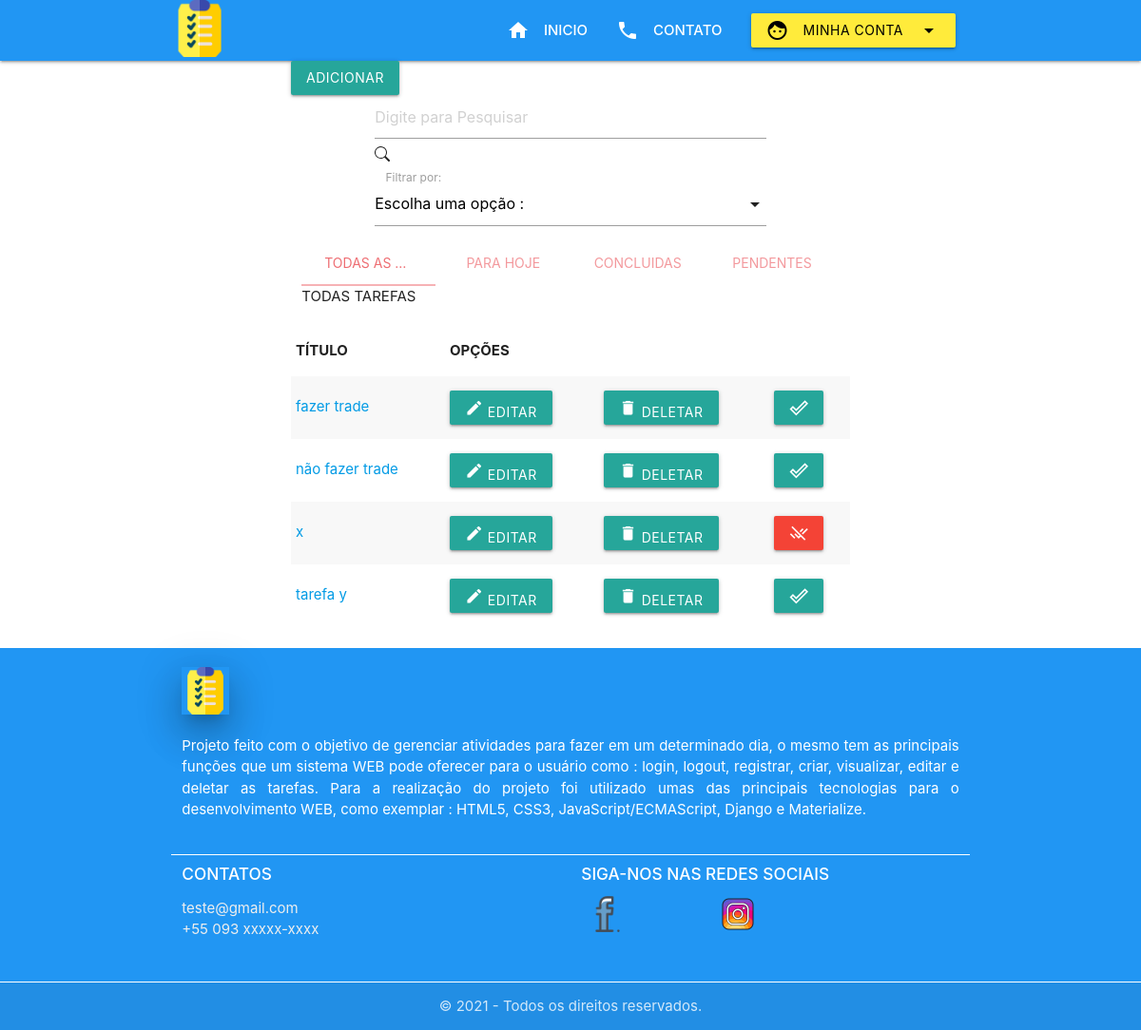
Page / (signed in) on the earlier database version.
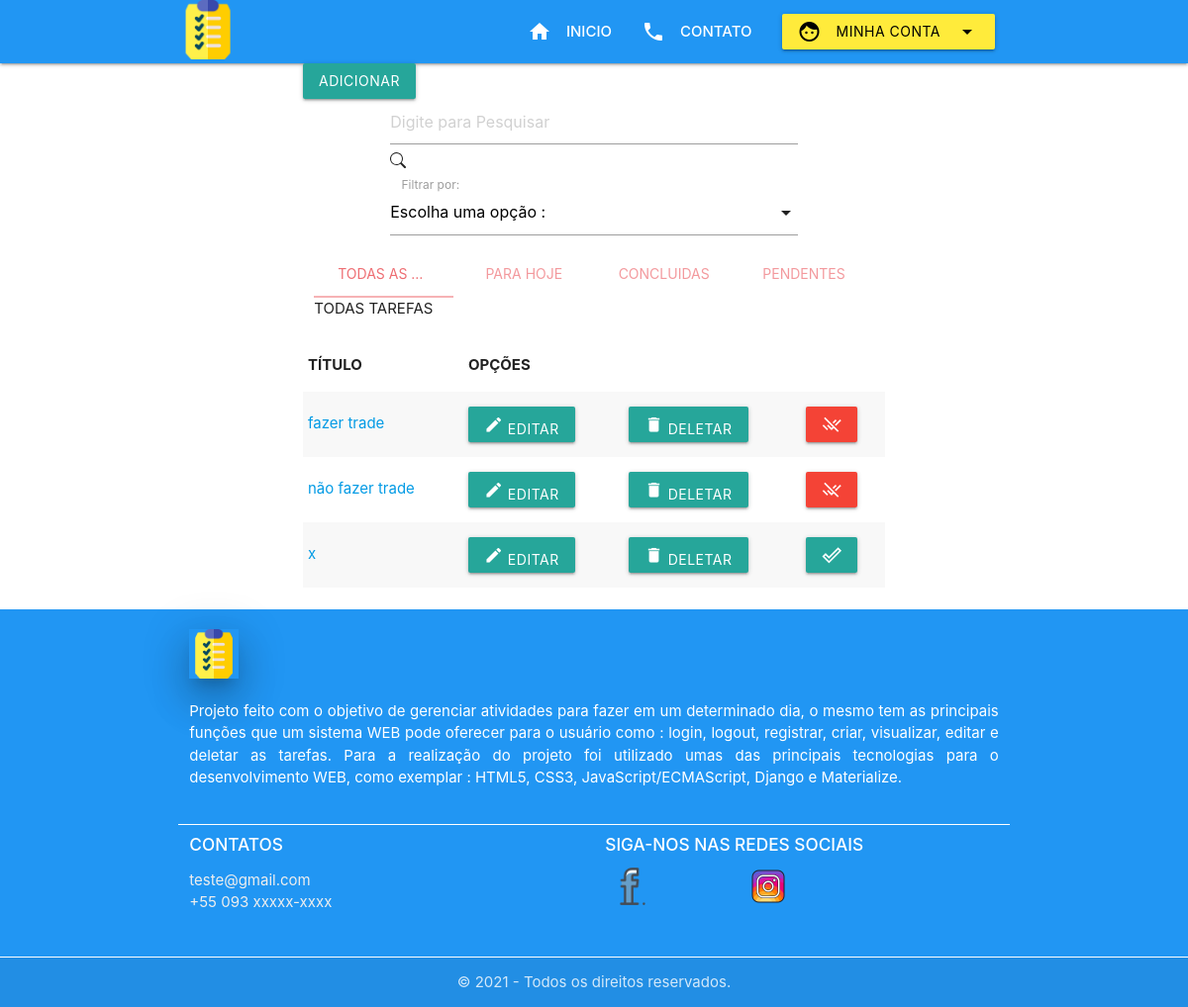
Same page on the later database version.
### tasks/models.py (models this page shows, shortened)
class Task(models.Model):
    title = models.CharField(max_length=255)#charfield é recomendado para trechos pequenos (titulo)
    description = models.TextField()#recomendado para textos grades
    status = models.CharField(max_length=5, #aqui irá escolher uma opção
        choices=STATUS,                    )
    created_at = models.DateTimeField(auto_now_add=True)#pega a data da criação automaticamente
    update_at = models.DateTimeField(auto_now=True)#Depois de ja ter ter a data de criação então ele só atualiza a data
    user = models.ForeignKey(get_user_model(), on_delete=models.CASCADE)

### tasks/views.py (the view)
# urls.py: path('', views.lista_tarefas, name='lista_tarefas'),
@login_required
def lista_tarefas(request):
    if request.user.is_authenticated:
        search = request.GET.get('search')
        tarefas_concluidas_recente = tasks = Task.objects.filter(status='done', update_at__gt=datetime.datetime.now() - datetime.timedelta(days=30), user=request.user).count()
        tarefas_concluidas = Task.objects.filter(status='done', user=request.user).count()
        tarefas_incom = Task.objects.filter(status='doing', user=request.user).count()
        if search:
            todas_tarefas = Task.objects.filter(title__icontains=search, user=request.user)#para buscar por outro atributo então é só mudar o title que está passado como parâmetro
        else:
            tasks_list = Task.objects.filter(user=request.user)
            paginacao = Paginator(tasks_list, 3)
            page = request.GET.get('page')
            tasks = paginacao.get_page(page)
            contexto = {"tasks_list": tasks_list, "tarefas_concluidas_recente":tarefas_concluidas_recente,
            "tarefas_concluidas":tarefas_concluidas, "tarefas_incom":tarefas_incom}
        return render(request, 'arquivos_html/tasks/lista_tarefas.html', contexto )
    else:
        return redirect('login')

### tasks/templates/arquivos_html/tasks/lista_tarefas.html (shortened to what this page needs)
{% extends 'base.html' %}
{% load static %}
{% block content %}
<div class="container">
  <a class="" href="{% url 'adicionar_tarefa' %}"><button class="btn btn-primary mt-2" id="botao_adicionar"
      type="button">Adicionar</button></a>
  <div class="container col-9 search-div mt-4">
    <div>
      <form action="" method="GET" id="search-form">
        <input class="form-control" type="text" id="search" name="search" placeholder="Digite para Pesquisar"
          value="{{ request.GET.search }}">
      </form>
    </div>
    <div class="input-field col s12">
      <label>Filtrar por: </label>
    </div>
  </div>
  <div class="hide-on-small-only">
    <div class="row">
      <div class="col s12">
        <ul class="tabs">
          <li class="tab col s3"><a class="active" href="#todas_tarefas">TODAS AS TAREFAS</a></li>
          <li class="tab col s3"><a href="#hoje">PARA HOJE</a></li>
          <li class="tab col s3"><a href="#concluidas">CONCLUIDAS</a></li>
          <li class="tab col s3"><a href="#pendentes">PENDENTES</a></li>
        </ul>
      </div>
      <div id="todas_tarefas" class="col s12">TODAS TAREFAS</div>
    </div>
  </div>
  <div>
    <table class="striped">
      <thead>
        <tr>
          <th>TÍTULO</th>
          <th>OPÇÕES</th>
        </tr>
      </thead>
      <tbody>
        {% for task in tasks_list %}
        <tr>
          <td><a href="{% url 'detalhe-tarefa' task.id %}">{{task.title}}</a></td>
          <td>
            <a href="{% url 'editar_tarefa' task.id %}">
              <button class="btn" type="">
                <i class="material-icons">edit</i> Editar
              </button>
            </a>
          </td>
          <td>
            <a href="{% url 'confirmar_delete_tarefa' task.id %}">
              <button class="btn btn-primary" type="">
                <i class="material-icons">delete</i> Deletar
              </button>
            </a>
          </td>
          {% if task.status == 'done' %}
          <td>
            <a href="{% url 'mudar_status' task.id %}">
              <button id="botao_status_done" class="btn btn-primary">
                <i class="material-icons">done_outline</i>
              </button>
            </a>
          </td>
          {% else %}
          <td>
            <a href="{% url 'mudar_status' task.id %}">
              <button class="btn red" id="botao_status_doing">
                <i class="material-icons">remove_done</i>
              </button>
            </a>
          </td>
          {% endif %}
        </tr>
        {% endfor %}
      </tbody>
    </table>
  </div>
  <br>
</div>
{% endblock %}

### tasks/templates/base.html (shortened to what this page needs)
{% load static %}
<!DOCTYPE html>
<html lang="pt-br">
<head>
  <link rel="stylesheet" href="{% static 'css/custom.css' %}">
  <link rel="stylesheet" href=" {% static 'css/materialize.min.css' %} ">
</head>
<body>
  <section>
    <header>
      {% block header %}
      <nav class="blue">
        <div class="nav-wrapper container">
          <a href="#!" class="brand-logo">
            <div id="img">
              <img src="{% static 'img/logo2.png' %}" width="60px" alt=""><br>
            </div>
          </a>
          <ul class="right hide-on-med-and-down">
            <li><a href="#"><i class="material-icons left">home</i><strong>INICIO</strong></a></li>
            <li><a href="#"><i class="material-icons left">phone</i><strong>CONTATO</strong></a></li>
            <li><a class="dropdown-trigger btn yellow black-text" href="#!" data-target="dropdown1"><i class="material-icons left">face</i> MINHA CONTA<i
                  class="material-icons right">arrow_drop_down</i></a></li>
          </ul>
        </div>
      </nav>
      {% endblock %}
    </header>
  </section>
  <section>
    <main class="container">
      {% block content %}
      {% endblock %}
    </main>
  </section>
  <section>
    <footer class="page-footer blue">
      <div class="container">
        <div class="row">
          <div class="col s12">
            <div><a href="#!"><img class="brand-logo z-depth-5" src="{% static 'img/logo2.png' %}" alt="logo"
                  height="50"></a></div>
            <div>
              <p class="lighten-1" style="text-align: justify;"> Projeto feito com o objetivo de gerenciar atividades para fazer em
                um determinado dia, o mesmo tem as principais funções que um sistema WEB pode oferecer para o usuário
                como : login, logout, registrar, criar, visualizar, editar e deletar as tarefas. Para a realização do
                projeto foi utilizado umas das principais tecnologias para o desenvolvimento WEB, como exemplar : HTML5,
                CSS3, JavaScript/ECMAScript, Django e Materialize.</p>
            </div>
          </div>
        </div>
        <div class="divider white"></div>
        <div class="row">
          <div class="col s6">
            <h6 class="white-text"><strong>CONTATOS</strong></h6>
            <ul>
              <li><a class="grey-text text-lighten-3" href="#!">teste@gmail.com</a></li>
              <li><a class="grey-text text-lighten-3" href="#!">+55 093 xxxxx-xxxx</a></li>
            </ul>
          </div>
          <div class="col s6">
            <h6 class="white-text"><strong>SIGA-NOS NAS REDES SOCIAIS</strong></h6>
            <div class="row">
              <div class="col s4">
                <img src="{% static 'img/facebook_.png' %}" alt="50px" width="50px">
              </div>
              <div class="col s4">
                <img src="{% static 'img/instagram_.png' %}" alt="50px" width="50px">
              </div>
            </div>
          </div>
        </div>
      </div>
      <div class="divider white"></div>
      <div class="footer-copyright">
        <div class="container">
          <div class="center">
            © 2021 - Todos os direitos reservados.
          </div>
        </div>
      </div>
    </footer>
  </section>
</body>
</html>

### tasks/static/css/custom.css (style rules this page uses)
html { font-family: 'Lucida Sans', 'Lucida Sans Regular', 'Lucida Grande', 'Lucida Sans Unicode', Geneva, Verdana, sans-serif; }
.container { min-height: 80%; }

Differences in the rows shown:
removed Task: title "tarefa y", status "done" (drawn)
changed Task "fazer trade": status "done" → "doing" (drawn)
changed Task "não fazer trade": status "done" → "doing" (drawn)
changed Task (number 3 of 3 on the later page): status "doing" → "done" (drawn)
